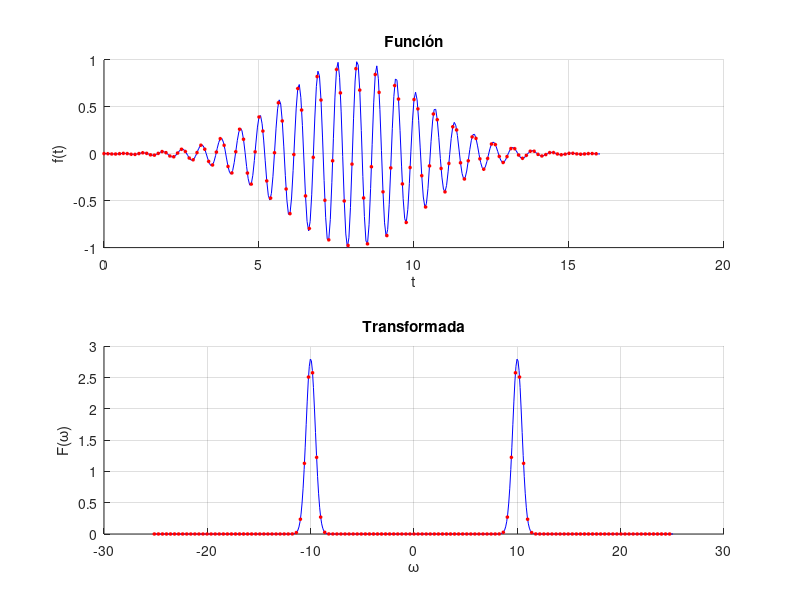

Recreate this plot in MATLAB.
t0=8;
w0=10;
s2=5;
t=0:0.05:16;
f=@(t) exp(-(t-t0).^2/(2*s2)).*cos(w0*t);

subplot(2,1,1)
hold on
plot(t,f(t),'b')
fs=8;
n=128;
dt=1/fs;
t=(0:n-1)*dt;
ft=f(t);
plot(t,ft,'ro','markersize',2,'markeredgecolor','r','markerfacecolor','r')
hold off
grid on
xlabel('t')
ylabel('f(t)')
title('Función')

subplot(2,1,2)
hold on
wc=pi*fs; %frecuencia límite de Nyquist
w=-wc:0.1:wc;
Fw=sqrt(2*pi*s2)*exp(-1i*w*t0).*(exp(1i*w0*t0)*exp(-(w-w0).^2*s2/2)+...
exp(-1i*w0*t0)*exp(-(w+w0).^2*s2/2))/2;

%transformada rápida de Fourier
y=fft(ft,n);
g=fftshift(y);
dw=2*pi/(n*dt);
ww=(-n/2:n/2-1)*dw;
plot(w,abs(Fw),'b',ww,abs(g)/fs,'ro','markersize',2,'markeredgecolor','r','markerfacecolor','r')
hold off
grid on
xlabel('\omega')
ylabel('F(\omega)')
title('Transformada')
